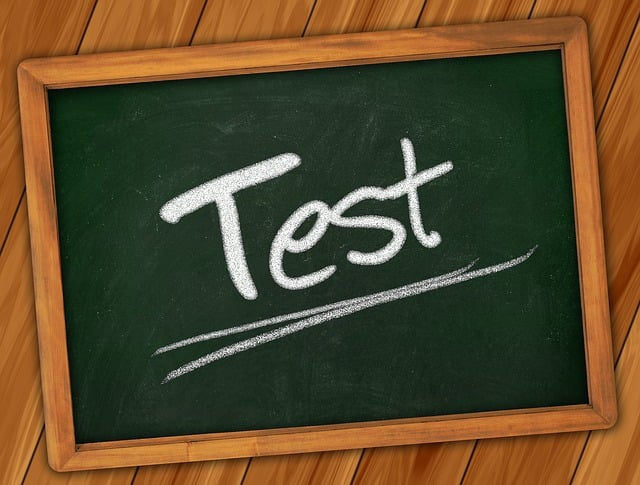
#> input picture src/tests/test_image.jpg, 640 x 485 px
$ python -i converter.py   (imports and definitions only)
#> lines starting #> are read from the running program, lines starting #| are printed output that depends on the picture
#> further down, picture is the input picture: shape (485, 640, 3); mean B, G, R 43.4, 74.3, 91.4
#!/usr/bin/env python3
#
from utils import (
    merge_mean_color,
    _weight_mean_color,
    closest_predefined_color,
    predefined_colors,
    make_black_transparent
)
from skimage import data, io, segmentation, color, util, img_as_ubyte
from skimage import graph
from io import BytesIO
import numpy as np
from PIL import Image
import cv2
import trimesh
import tempfile
from scipy.spatial import Delaunay

# [62 lines left out: functions convert_color_merge, convert_forced_color_merge, contour_merger, not called in this run]

def convert_to_3d(image):
    gray_image = cv2.cvtColor(image, cv2.COLOR_BGR2GRAY)
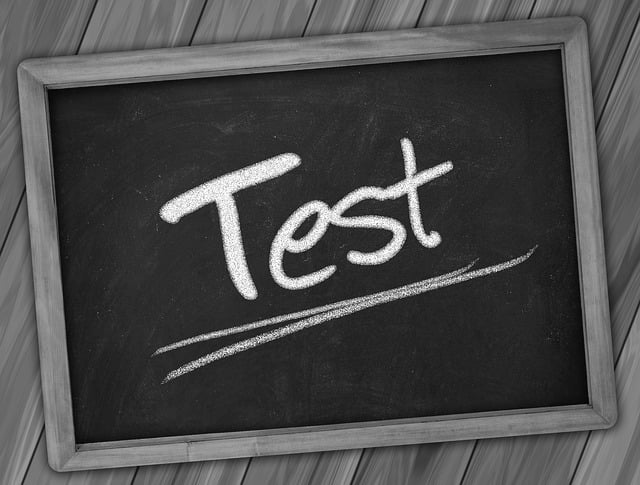
#> gray_image: shape (485, 640); min 1, max 255, mean 75.9
    colors = cv2.cvtColor(image, cv2.COLOR_BGR2RGB)
    image_rgb = cv2.cvtColor(image, cv2.COLOR_BGR2RGB) / 255.0
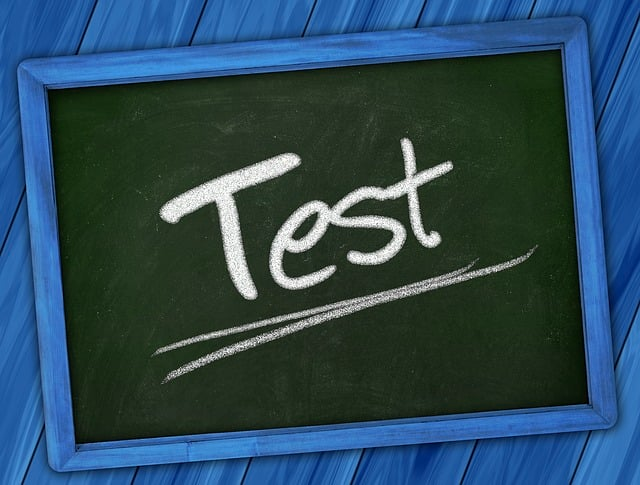
#> image_rgb: shape (485, 640, 3) float64; mean B, G, R 0.359, 0.291, 0.17

    heightmap = gray_image / 255.0

    heightmap = heightmap * 0.1

    rows, cols = heightmap.shape
#> rows = 485; cols = 640
    x = np.linspace(0, 1, cols)
#> x = 640 values from 0 to 1
    y = np.linspace(0, 1, rows)
#> y = 485 values from 0 to 1
    x, y = np.meshgrid(x, y)
    z = heightmap

    resized_image = cv2.resize(image_rgb, (cols, rows), interpolation=cv2.INTER_LINEAR)
    colors = resized_image.reshape(-1, 3)
    tri = Delaunay(np.c_[x.ravel(), y.ravel()])
    faces = tri.simplices
    points = np.c_[x.ravel(), y.ravel(), z.ravel()]
#> (the run stopped early here; a loop or call above may not have finished)
